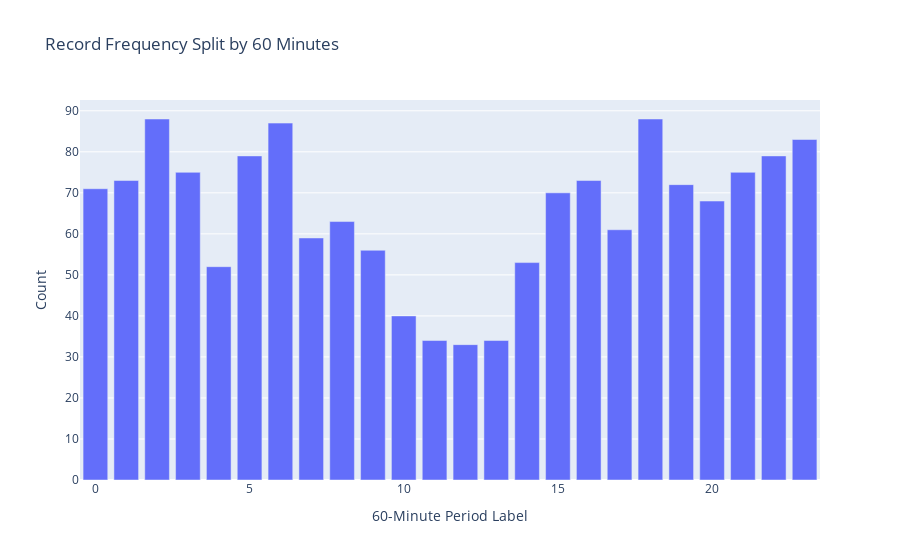

Notebook source saved alongside this figure:
### Code cell
# The CLI gives the user a choice for how many minutes they want to break down the temporal data.
MINUTE_SPLIT_INPUT = 60
# TODO: add capacity for unique users

def run_temporal_test_1(input_df, MINUTE_SPLIT_INPUT=60):
    df = input_df.with_columns(
        (pl.col("minute_of_day") // MINUTE_SPLIT_INPUT).alias("minute_split_group")
    )

    result_df = df.group_by("minute_split_group").agg([
        pl.col("minute_of_day").count().alias("count")
    ])

    # Create the Plotly graph
    fig = px.bar(result_df.to_pandas(), 
                x='minute_split_group', 
                y='count', 
                orientation='v',
                title=f'Record Frequency Split by {MINUTE_SPLIT_INPUT} Minutes', 
                labels={'minute_split_group': f'{MINUTE_SPLIT_INPUT}-Minute Period Label', 'count': 'Count'},
            )

    # Show the plot
    fig.show()

    return result_df.sort("minute_split_group")

tt1_df = run_temporal_test_1(df, MINUTE_SPLIT_INPUT)
tt1_df.head()

### Figure 1 — Plotly figure (JSON) as saved in the notebook; plotly's stock layout.template omitted (floating-point values rounded to 4 significant figures)
{"data": [{"alignmentgroup": "True", "hovertemplate": "60-Minute Period Label=%{x}<br>Count=%{y}<extra></extra>", "legendgroup": "", "marker": {"color": "#636efa", "pattern": {"shape": ""}}, "name": "", "offsetgroup": "", "orientation": "v", "showlegend": false, "textposition": "auto", "type": "bar", "x": [15, 0, 6, 21, 3, 9, 12, 18, 13, 4, 1, 7, 10, 16, 22, 19, 23, 14, 2, 11, 17, 20, 8, 5], "xaxis": "x", "y": [70, 71, 87, 75, 75, 56, 33, 88, 34, 52, 73, 59, 40, 73, 79, 72, 83, 53, 88, 34, 61, 68, 63, 79], "yaxis": "y"}], "layout": {"barmode": "relative", "legend": {"tracegroupgap": 0}, "title": {"text": "Record Frequency Split by 60 Minutes"}, "xaxis": {"anchor": "y", "domain": [0, 1], "title": {"text": "60-Minute Period Label"}}, "yaxis": {"anchor": "x", "domain": [0, 1], "title": {"text": "Count"}}}}
